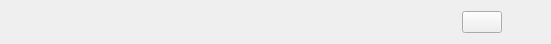
  <widget class="QWidget" name="layoutWidget_2">
   <property name="geometry">
    <rect>
     <x>310</x>
     <y>550</y>
     <width>551</width>
     <height>34</height>
    </rect>
   </property>
   <layout class="QHBoxLayout" name="horizontalLayout_6">
    <item>
     <layout class="QHBoxLayout" name="horizontalLayout_7">
      <item>
       <spacer name="horizontalSpacer_9">
        <property name="orientation">
         <enum>Qt::Horizontal</enum>
        </property>
        <property name="sizeHint" stdset="0">
         <size>
          <width>40</width>
          <height>20</height>
         </size>
        </property>
       </spacer>
      </item>
      <item>
       <widget class="QPushButton" name="btn_Pre">
        <property name="cursor">
         <cursorShape>PointingHandCursor</cursorShape>
        </property>
        <property name="toolTip">
         <string>上一曲</string>
        </property>
        <property name="styleSheet">
         <string notr="true">QPushButton
{
color:rgb(255, 255, 255);
border-radius:0px;
background-color: rgba(255, 255, 255,0);
background-repeat:no-repeat;
border:none;
background-position:center center;
}
QPushButton:hover{
	background-color: rgba(255, 255, 255,100);
}
QPushButton:pressed{
background-color: rgba(95, 95, 95,100);
border-color:rgba(255,255,255,30);
border-style:inset;
color:rgb(255, 255, 255);
}</string>
        </property>
        <property name="text">
         <string/>
        </property>
        <property name="icon">
         <iconset resource="res.qrc">
          <normaloff>:/image/image-hover/pre-hover.png</normaloff>:/image/image-hover/pre-hover.png</iconset>
        </property>
       </widget>
      </item>
      <item>
       <spacer name="horizontalSpacer_10">
        <property name="orientation">
         <enum>Qt::Horizontal</enum>
        </property>
        <property name="sizeHint" stdset="0">
         <size>
          <width>40</width>
          <height>20</height>
         </size>
        </property>
       </spacer>
      </item>
      <item>
       <widget class="QPushButton" name="btn_play">
        <property name="cursor">
         <cursorShape>PointingHandCursor</cursorShape>
        </property>
        <property name="toolTip">
         <string>暂停</string>
        </property>
        <property name="styleSheet">
         <string notr="true">QPushButton
{
color:rgb(255, 255, 255);
border-radius:0px;
background-color: rgba(255, 255, 255,0);
background-repeat:no-repeat;
border:none;
background-position:center center;
}
QPushButton:hover{
	background-color: rgba(255, 255, 255,100);
}
QPushButton:pressed{
background-color: rgba(95, 95, 95,100);
border-color:rgba(255,255,255,30);
border-style:inset;
color:rgb(255, 255, 255);
}</string>
        </property>
        <property name="text">
         <string/>
        </property>
        <property name="icon">
         <iconset resource="res.qrc">
          <normaloff>:/image/image-hover/pase-hover.png</normaloff>:/image/image-hover/pase-hover.png</iconset>
        </property>
       </widget>
      </item>
      <item>
       <spacer name="horizontalSpacer_11">
        <property name="orientation">
         <enum>Qt::Horizontal</enum>
        </property>
        <property name="sizeHint" stdset="0">
         <size>
          <width>40</width>
          <height>20</height>
         </size>
        </property>
       </spacer>
      </item>
      <item>
       <widget class="QPushButton" name="btn_Next">
        <property name="cursor">
         <cursorShape>PointingHandCursor</cursorShape>
        </property>
        <property name="toolTip">
         <string>下一曲</string>
        </property>
        <property name="styleSheet">
         <string notr="true">QPushButton
{
color:rgb(255, 255, 255);
border-radius:0px;
background-color: rgba(255, 255, 255,0);
background-repeat:no-repeat;
border:none;
background-position:center center;
}
QPushButton:hover{
	background-color: rgba(255, 255, 255,100);
}
QPushButton:pressed{
background-color: rgba(95, 95, 95,100);
border-color:rgba(255,255,255,30);
border-style:inset;
color:rgb(255, 255, 255);
}</string>
        </property>
        <property name="text">
         <string/>
        </property>
        <property name="icon">
         <iconset resource="res.qrc">
          <normaloff>:/image/image-hover/next-hover.png</normaloff>:/image/image-hover/next-hover.png</iconset>
        </property>
       </widget>
      </item>
      <item>
       <spacer name="horizontalSpacer_12">
        <property name="orientation">
         <enum>Qt::Horizontal</enum>
        </property>
        <property name="sizeHint" stdset="0">
         <size>
          <width>40</width>
          <height>20</height>
         </size>
        </property>
       </spacer>
      </item>
     </layout>
    </item>
    <item>
     <layout class="QHBoxLayout" name="horizontalLayout_8">
      <item>
       <spacer name="horizontalSpacer_13">
        <property name="orientation">
         <enum>Qt::Horizontal</enum>
        </property>
        <property name="sizeHint" stdset="0">
         <size>
          <width>40</width>
          <height>20</height>
         </size>
        </property>
       </spacer>
      </item>
      <item>
       <widget class="QPushButton" name="btn_PlayMode">
        <property name="cursor">
         <cursorShape>PointingHandCursor</cursorShape>
        </property>
        <property name="toolTip">
         <string>播放模式</string>
        </property>
        <property name="styleSheet">
         <string notr="true">QPushButton
{
color:rgb(255, 255, 255);
border-radius:0px;
background-color: rgba(255, 255, 255,0);
background-repeat:no-repeat;
border:none;
background-position:center center;
}
QPushButton:hover{
	background-color: rgba(255, 255, 255,100);
}
QPushButton:pressed{
background-color: rgba(95, 95, 95,100);
border-color:rgba(255,255,255,30);
border-style:inset;
color:rgb(255, 255, 255);
}</string>
        </property>
        <property name="text">
         <string/>
        </property>
        <property name="icon">
         <iconset resource="res.qrc">
          <normaloff>:/image/image-hover/loop-hover.png</normaloff>:/image/image-hover/loop-hover.png</iconset>
        </property>
        <property name="iconSize">
         <size>
          <width>30</width>
          <height>30</height>
         </size>
        </property>
        <property name="flat">
         <bool>true</bool>
        </property>
       </widget>
      </item>
      <item>
       <spacer name="horizontalSpacer_14">
        <property name="orientation">
         <enum>Qt::Horizontal</enum>
        </property>
        <property name="sizeHint" stdset="0">
         <size>
          <width>40</width>
          <height>20</height>
         </size>
        </property>
       </spacer>
      </item>
      <item>
       <widget class="QPushButton" name="btn_AddMusic">
        <property name="cursor">
         <cursorShape>PointingHandCursor</cursorShape>
        </property>
        <property name="toolTip">
         <string>添加音乐</string>
        </property>
        <property name="styleSheet">
         <string notr="true">QPushButton
{
color:rgb(255, 255, 255);
border-radius:0px;
background-color: rgba(255, 255, 255,0);
background-repeat:no-repeat;
border:none;
background-position:center center;
}
QPushButton:hover{
	background-color: rgba(255, 255, 255,100);
}
QPushButton:pressed{
background-color: rgba(95, 95, 95,100);
border-color:rgba(255,255,255,30);
border-style:inset;
color:rgb(255, 255, 255);
}</string>
        </property>
        <property name="text">
         <string/>
        </property>
        <property name="icon">
         <iconset resource="res.qrc">
          <normaloff>:/image/image/addFromLocal.png</normaloff>:/image/image/addFromLocal.png</iconset>
        </property>
        <property name="iconSize">
         <size>
          <width>30</width>
          <height>30</height>
         </size>
        </property>
        <property name="flat">
         <bool>true</bool>
        </property>
       </widget>
      </item>
      <item>
       <spacer name="horizontalSpacer_15">
        <property name="orientation">
         <enum>Qt::Horizontal</enum>
        </property>
        <property name="sizeHint" stdset="0">
         <size>
          <width>40</width>
          <height>20</height>
         </size>
        </property>
       </spacer>
      </item>
      <item>
       <widget class="QPushButton" name="btn_Voice">
        <property name="cursor">
         <cursorShape>PointingHandCursor</cursorShape>
        </property>
        <property name="toolTip">
         <string>音量调节</string>
        </property>
        <property name="styleSheet">
         <string notr="true">QPushButton
{
background-image: url(:/image/image/music-voice.png);
background-repeat:no-repeat;
background-position:center center;
border:none;
}

Q


</string>
        </property>
        <property name="text">
         <string/>
        </property>
       </widget>
      </item>
      <item>
       <spacer name="horizontalSpacer_16">
        <property name="orientation">
         <enum>Qt::Horizontal</enum>
        </property>
        <property name="sizeHint" stdset="0">
         <size>
          <width>40</width>
          <height>20</height>
         </size>
        </property>
       </spacer>
      </item>
     </layout>
    </item>
   </layout>
  </widget>
